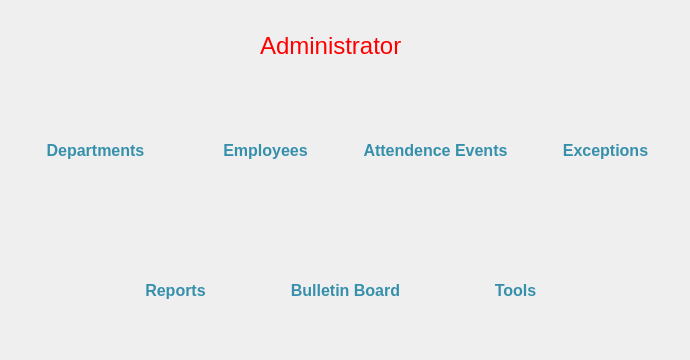
    <widget class="QWidget" name="page_funcs">
     <widget class="QToolButton" name="btnDepartment">
      <property name="geometry">
       <rect>
        <x>20</x>
        <y>90</y>
        <width>151</width>
        <height>121</height>
       </rect>
      </property>
      <property name="font">
       <font>
        <family>Arial</family>
        <pointsize>12</pointsize>
        <weight>75</weight>
        <bold>true</bold>
       </font>
      </property>
      <property name="styleSheet">
       <string notr="true">QToolButton {
	color: #3690ac;
	background: transparent;
	border: none;
}</string>
      </property>
      <property name="text">
       <string>Departments</string>
      </property>
      <property name="icon">
       <iconset>
        <normaloff>../icons/department.png</normaloff>../icons/department.png</iconset>
      </property>
      <property name="iconSize">
       <size>
        <width>70</width>
        <height>70</height>
       </size>
      </property>
     </widget>
     <widget class="QLabel" name="labelAdministrator">
      <property name="geometry">
       <rect>
        <x>260</x>
        <y>30</y>
        <width>181</width>
        <height>31</height>
       </rect>
      </property>
      <property name="font">
       <font>
        <family>Arial</family>
        <pointsize>18</pointsize>
       </font>
      </property>
      <property name="styleSheet">
       <string notr="true">QLabel {
	color: red;
}</string>
      </property>
      <property name="text">
       <string>Administrator</string>
      </property>
     </widget>
     <widget class="QToolButton" name="btnEmployee">
      <property name="geometry">
       <rect>
        <x>190</x>
        <y>90</y>
        <width>151</width>
        <height>121</height>
       </rect>
      </property>
      <property name="font">
       <font>
        <family>Arial</family>
        <pointsize>12</pointsize>
        <weight>75</weight>
        <bold>true</bold>
       </font>
      </property>
      <property name="styleSheet">
       <string notr="true">QToolButton {
	color: #3690ac;
	background: transparent;
	border: none;
}</string>
      </property>
      <property name="text">
       <string>Employees</string>
      </property>
      <property name="icon">
       <iconset>
        <normaloff>../icons/employee.png</normaloff>../icons/employee.png</iconset>
      </property>
      <property name="iconSize">
       <size>
        <width>70</width>
        <height>70</height>
       </size>
      </property>
     </widget>
     <widget class="QToolButton" name="btnEvent">
      <property name="geometry">
       <rect>
        <x>360</x>
        <y>90</y>
        <width>151</width>
        <height>121</height>
       </rect>
      </property>
      <property name="font">
       <font>
        <family>Arial</family>
        <pointsize>12</pointsize>
        <weight>75</weight>
        <bold>true</bold>
       </font>
      </property>
      <property name="styleSheet">
       <string notr="true">QToolButton {
	color: #3690ac;
	background: transparent;
	border: none;
}</string>
      </property>
      <property name="text">
       <string>Attendence Events</string>
      </property>
      <property name="icon">
       <iconset>
        <normaloff>../icons/calendar.png</normaloff>../icons/calendar.png</iconset>
      </property>
      <property name="iconSize">
       <size>
        <width>70</width>
        <height>70</height>
       </size>
      </property>
     </widget>
     <widget class="QToolButton" name="btnException">
      <property name="geometry">
       <rect>
        <x>530</x>
        <y>90</y>
        <width>151</width>
        <height>121</height>
       </rect>
      </property>
      <property name="font">
       <font>
        <family>Arial</family>
        <pointsize>12</pointsize>
        <weight>75</weight>
        <bold>true</bold>
       </font>
      </property>
      <property name="styleSheet">
       <string notr="true">QToolButton {
	color: #3690ac;
	background: transparent;
	border: none;
}</string>
      </property>
      <property name="text">
       <string>Exceptions</string>
      </property>
      <property name="icon">
       <iconset>
        <normaloff>../icons/exception.png</normaloff>../icons/exception.png</iconset>
      </property>
      <property name="iconSize">
       <size>
        <width>70</width>
        <height>70</height>
       </size>
      </property>
     </widget>
     <widget class="QToolButton" name="btnReport">
      <property name="geometry">
       <rect>
        <x>100</x>
        <y>230</y>
        <width>151</width>
        <height>121</height>
       </rect>
      </property>
      <property name="font">
       <font>
        <family>Arial</family>
        <pointsize>12</pointsize>
        <weight>75</weight>
        <bold>true</bold>
       </font>
      </property>
      <property name="styleSheet">
       <string notr="true">QToolButton {
	color: #3690ac;
	background: transparent;
	border: none;
}</string>
      </property>
      <property name="text">
       <string>Reports</string>
      </property>
      <property name="icon">
       <iconset>
        <normaloff>../icons/report.png</normaloff>../icons/report.png</iconset>
      </property>
      <property name="iconSize">
       <size>
        <width>70</width>
        <height>70</height>
       </size>
      </property>
     </widget>
     <widget class="QToolButton" name="btnBullentin">
      <property name="geometry">
       <rect>
        <x>270</x>
        <y>230</y>
        <width>151</width>
        <height>121</height>
       </rect>
      </property>
      <property name="font">
       <font>
        <family>Arial</family>
        <pointsize>12</pointsize>
        <weight>75</weight>
        <bold>true</bold>
       </font>
      </property>
      <property name="styleSheet">
       <string notr="true">QToolButton {
	color: #3690ac;
	background: transparent;
	border: none;
}</string>
      </property>
      <property name="text">
       <string>Bulletin Board</string>
      </property>
      <property name="icon">
       <iconset>
        <normaloff>../icons/bullentin.png</normaloff>../icons/bullentin.png</iconset>
      </property>
      <property name="iconSize">
       <size>
        <width>70</width>
        <height>70</height>
       </size>
      </property>
     </widget>
     <widget class="QToolButton" name="btnTool">
      <property name="geometry">
       <rect>
        <x>440</x>
        <y>230</y>
        <width>151</width>
        <height>121</height>
       </rect>
      </property>
      <property name="font">
       <font>
        <family>Arial</family>
        <pointsize>12</pointsize>
        <weight>75</weight>
        <bold>true</bold>
       </font>
      </property>
      <property name="styleSheet">
       <string notr="true">QToolButton {
	color: #3690ac;
	background: transparent;
	border: none;
}</string>
      </property>
      <property name="text">
       <string>Tools</string>
      </property>
      <property name="icon">
       <iconset>
        <normaloff>../icons/tool.png</normaloff>../icons/tool.png</iconset>
      </property>
      <property name="iconSize">
       <size>
        <width>70</width>
        <height>70</height>
       </size>
      </property>
     </widget>
    </widget>
